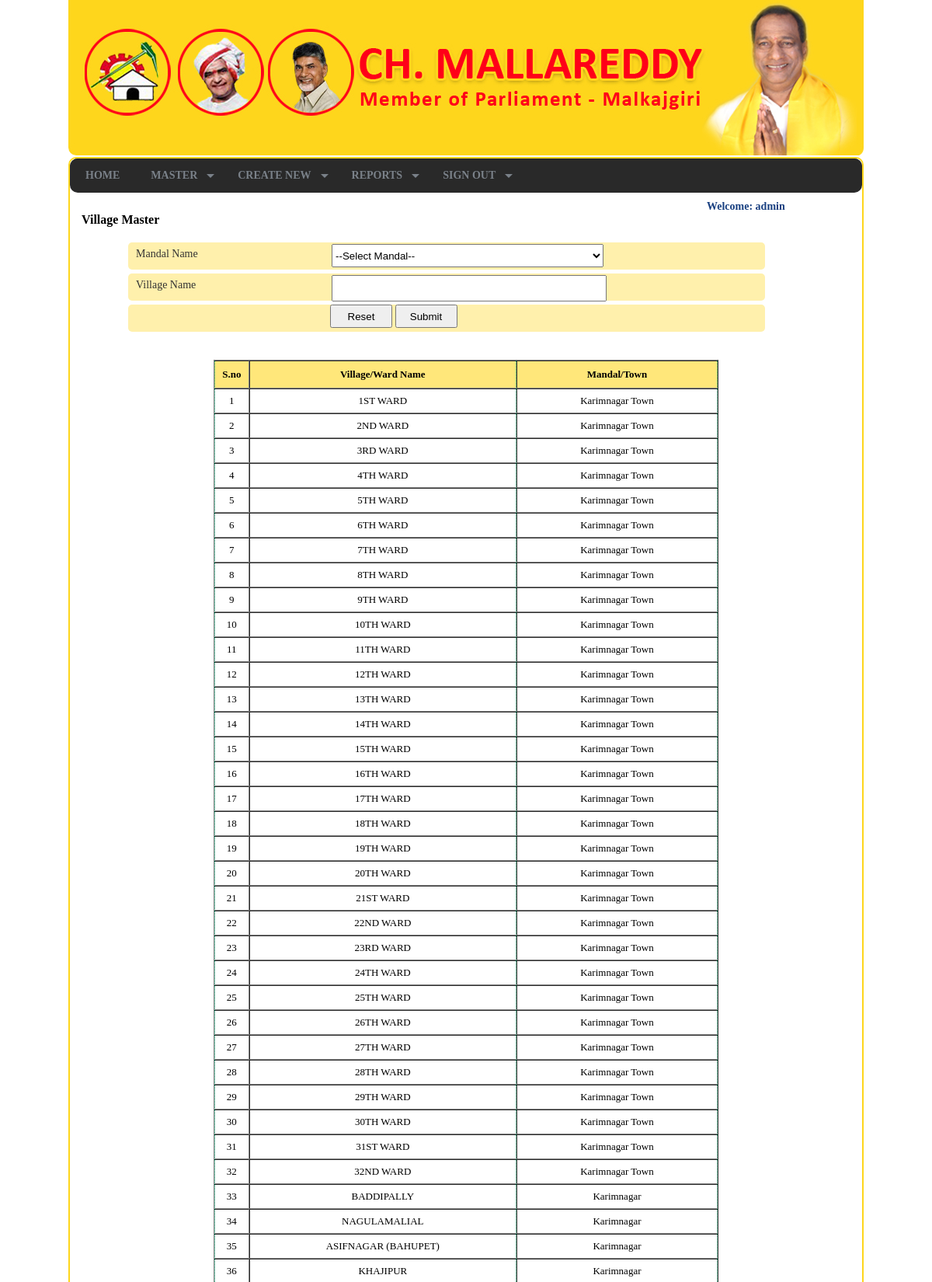
The app's page /villagemaster.php (signed in, upper part) with its own data.
### tables this page shows
CREATE TABLE IF NOT EXISTS `users` (
  `userid` int(11) NOT NULL AUTO_INCREMENT,
  `username` varchar(50) NOT NULL,
  `password` varchar(50) NOT NULL,
  PRIMARY KEY (`userid`),
  UNIQUE KEY `username` (`username`)
);

CREATE TABLE IF NOT EXISTS `villagemaster` (
  `villageid` int(11) NOT NULL AUTO_INCREMENT,
  `villagename` varchar(50) NOT NULL,
  `mandalid` int(11) NOT NULL,
  PRIMARY KEY (`villageid`)
);

CREATE TABLE IF NOT EXISTS `mandalmaster` (
  `mandalid` int(11) NOT NULL AUTO_INCREMENT,
  `mandalname` varchar(50) NOT NULL,
  `type` varchar(20) NOT NULL,
  `constituency` varchar(50) NOT NULL,
  PRIMARY KEY (`mandalid`)
);

### villagemaster.php (the view, shortened to what this page needs)
<?php
include('includes/session.php');
$user = new User();
$selectmandalmaster = $user->selectmandalmaster();
include('includes/header.php');
include('includes/menu.php');
?>
<div class="mastertitle">Village Master</div>
<div style="max-height:auto; min-height:500px; margin-top:20px;">
  <form method="post">
    <div class="form">
      <div class="text_form">Mandal Name</div>
      <div class="text_feiled_">
        <select name="mandal" id="mandal" class="feoiled_box">
          <option value="">--Select Mandal--</option>
          <?php
		while($result = mysql_fetch_array($selectmandalmaster))
		{
			if($result['type'] == 'town')
				{
				$type = strtoupper($result['type'] );
				}
				else
				{
					$type = '';
				}
		?>
          <?php }?>
        </select>
      </div>
    </div>
    <div class="form">
      <div class="text_form">Village Name</div>
      <div class="text_feiled_">
        <input class="feoiled_box" name="villagename" id="villagename" type="text" />
      </div>
    </div>
    <div class="form">
      <div class="text_form"></div>
      <div class="text_feiled_">
        <input class="sub" id="reset" name="reset" value="Reset" type="submit" />
        <input class="sub" id="submit" name="submit" value="Submit" type="submit" />
      </div>
    </div>
  </form>
  <br />
  <br />
  <table width="650" border="1" align="center" cellpadding="0" cellspacing="0" style="font-family:'Trebuchet MS'; font-size:13px;  margin-bottom:20px;  ">
    <tr style="background-color:#ffe77a; font-weight:bold; ">
      <td height="34" align="center" valign="middle" style="border-left:#009966 1px dotted;"><div>S.no</div></td>
      <td align="center" valign="middle" style="border-right:#009966 1px dotted;"><div style="width:200px; word-wrap:break-word;">Village/Ward Name</div></td>
      <td align="center" valign="middle" style="border-right:#009966 1px dotted;"><div style="width:150px; word-wrap:break-word;">Mandal/Town</div></td>
    </tr>
    <?php
$selectvillagemaster = $user->selectvillagemaster();
$i =1;
while($result = mysql_fetch_array($selectvillagemaster))
{
	if($result['type'] == 'town')
			{
			$type = ucfirst($result['type'] );
			}
			else
			{
				$type = '';
			}
 ?>
    <tr>
      <td height="30" align="center" valign="middle" style="border-left:#009966 1px dotted;"><div><?php echo $i ; ?></div></td>
      <td align="center" valign="middle"style="border-right:#009966 1px dotted;"><div style="width:200px; word-wrap:break-word;"><?php echo ucfirst($result['villagename']);?></div></td>
      <td align="center" valign="middle"style="border-right:#009966 1px dotted;"><div style="width:150px; word-wrap:break-word;"><?php echo ucfirst($result['mandalname']).' '.$type;?></div></td>
    </tr>
    <?php
	 $i++;}
?>
  </table>
</div>
</div>
</div>
<?php include('includes/footer.php'); ?>

### includes/functions.php (shortened to what this page needs)
<?php
class User
{
	public function selectvillagemaster()
	{
		$result = mysql_query("SELECT * FROM villagemaster LEFT JOIN mandalmaster ON villagemaster.mandalid=mandalmaster.mandalid") or die(mysql_error());
		return $result;
	}
	public function get_fullname($userid)
	{
		$result = mysql_query("SELECT * from users WHERE userid = $userid");
		$user_data = mysql_fetch_array($result);
		echo $user_data['username'];
	}
}
?>

### style.css (style rules this page uses)
body { padding:0px; margin:0px; }
.mastertitle { font-size:16px; font-weight:bold; background-image:url(images/arrow_70.gif); background-repeat:no-repeat; background-position:left center; padding-left:15px; }
.form { width:820px; height:35px; margin-left:75px; padding:0px; background-color:#fff0ac; border-radius:5px; margin-top:5px; }
.text_form { width:250px; height:28px; float:left; font-family:"Trebuchet MS"; font-size:14px; color:#333333; padding-top:7px; text-align:left; padding-left:10px; }
.text_feiled_ { width:200px; height:30px; float:left; font-family:"Trebuchet MS"; font-size:14px; color:#333333; }
.feoiled_box { width:350px; height:30px; margin:2px; padding:0px; }
.sub { width:80px; height:30px; }

### records on screen
users: username "admin"
villagemaster: villagename "1ST WARD", mandalid.mandalname "Karimnagar", mandalid.type "Town"
villagemaster: villagename "2ND WARD", mandalid.mandalname "Karimnagar", mandalid.type "Town"
villagemaster: villagename "3RD WARD", mandalid.mandalname "Karimnagar", mandalid.type "Town"
villagemaster: villagename "4TH WARD", mandalid.mandalname "Karimnagar", mandalid.type "Town"
villagemaster: villagename "5TH WARD", mandalid.mandalname "Karimnagar", mandalid.type "Town"
villagemaster: villagename "6TH WARD", mandalid.mandalname "Karimnagar", mandalid.type "Town"
villagemaster: villagename "7TH WARD", mandalid.mandalname "Karimnagar", mandalid.type "Town"
villagemaster: villagename "8TH WARD", mandalid.mandalname "Karimnagar", mandalid.type "Town"
villagemaster: villagename "9TH WARD", mandalid.mandalname "Karimnagar", mandalid.type "Town"
villagemaster: villagename "10TH WARD", mandalid.mandalname "Karimnagar", mandalid.type "Town"
villagemaster: villagename "11TH WARD", mandalid.mandalname "Karimnagar", mandalid.type "Town"
villagemaster: villagename "12TH WARD", mandalid.mandalname "Karimnagar", mandalid.type "Town"
villagemaster: villagename "13TH WARD", mandalid.mandalname "Karimnagar", mandalid.type "Town"
villagemaster: villagename "14TH WARD", mandalid.mandalname "Karimnagar", mandalid.type "Town"
villagemaster: villagename "15TH WARD", mandalid.mandalname "Karimnagar", mandalid.type "Town"
villagemaster: villagename "16TH WARD", mandalid.mandalname "Karimnagar", mandalid.type "Town"
villagemaster: villagename "17TH WARD", mandalid.mandalname "Karimnagar", mandalid.type "Town"
villagemaster: villagename "18TH WARD", mandalid.mandalname "Karimnagar", mandalid.type "Town"
villagemaster: villagename "19TH WARD", mandalid.mandalname "Karimnagar", mandalid.type "Town"
villagemaster: villagename "20TH WARD", mandalid.mandalname "Karimnagar", mandalid.type "Town"
villagemaster: villagename "21ST WARD", mandalid.mandalname "Karimnagar", mandalid.type "Town"
villagemaster: villagename "22ND WARD", mandalid.mandalname "Karimnagar", mandalid.type "Town"
villagemaster: villagename "23RD WARD", mandalid.mandalname "Karimnagar", mandalid.type "Town"
villagemaster: villagename "24TH WARD", mandalid.mandalname "Karimnagar", mandalid.type "Town"
villagemaster: villagename "25TH WARD", mandalid.mandalname "Karimnagar", mandalid.type "Town"
villagemaster: villagename "26TH WARD", mandalid.mandalname "Karimnagar", mandalid.type "Town"
villagemaster: villagename "27TH WARD", mandalid.mandalname "Karimnagar", mandalid.type "Town"
villagemaster: villagename "28TH WARD", mandalid.mandalname "Karimnagar", mandalid.type "Town"
villagemaster: villagename "29TH WARD", mandalid.mandalname "Karimnagar", mandalid.type "Town"
villagemaster: villagename "30TH WARD", mandalid.mandalname "Karimnagar", mandalid.type "Town"
villagemaster: villagename "31ST WARD", mandalid.mandalname "Karimnagar", mandalid.type "Town"
villagemaster: villagename "32ND WARD", mandalid.mandalname "Karimnagar", mandalid.type "Town"
villagemaster: villagename "BADDIPALLY", mandalid.mandalname "Karimnagar"
villagemaster: villagename "NAGULAMALIAL", mandalid.mandalname "Karimnagar"
villagemaster: villagename "ASIFNAGAR (BAHUPET)", mandalid.mandalname "Karimnagar"
villagemaster: villagename "KHAJIPUR", mandalid.mandalname "Karimnagar"
